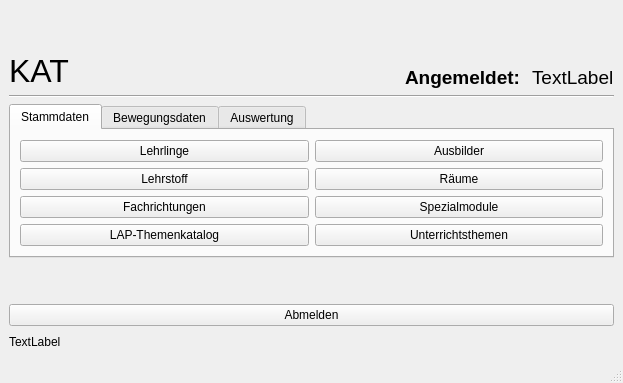
<?xml version="1.0" encoding="UTF-8"?>
<ui version="4.0">
 <class>MainWindow</class>
 <widget class="QMainWindow" name="MainWindow">
  <property name="geometry">
   <rect>
    <x>0</x>
    <y>0</y>
    <width>623</width>
    <height>383</height>
   </rect>
  </property>
  <property name="windowTitle">
   <string>Knapp Apprentice Training</string>
  </property>
  <widget class="QWidget" name="centralwidget">
   <layout class="QGridLayout" name="gridLayout">
    <item row="0" column="0">
     <widget class="QLabel" name="label_5">
      <property name="text">
       <string/>
      </property>
      <property name="pixmap">
       <pixmap>../../_Symbole/UsedSymbols/Knapp_Logo.png</pixmap>
      </property>
     </widget>
    </item>
    <item row="7" column="0" colspan="5">
     <widget class="QLabel" name="lab_INFO">
      <property name="maximumSize">
       <size>
        <width>16777215</width>
        <height>20</height>
       </size>
      </property>
      <property name="text">
       <string>TextLabel</string>
      </property>
     </widget>
    </item>
    <item row="5" column="0">
     <spacer name="verticalSpacer">
      <property name="orientation">
       <enum>Qt::Vertical</enum>
      </property>
      <property name="sizeType">
       <enum>QSizePolicy::Maximum</enum>
      </property>
      <property name="sizeHint" stdset="0">
       <size>
        <width>20</width>
        <height>40</height>
       </size>
      </property>
     </spacer>
    </item>
    <item row="1" column="1">
     <spacer name="horizontalSpacer">
      <property name="orientation">
       <enum>Qt::Horizontal</enum>
      </property>
      <property name="sizeHint" stdset="0">
       <size>
        <width>40</width>
        <height>20</height>
       </size>
      </property>
     </spacer>
    </item>
    <item row="6" column="0" colspan="5">
     <widget class="QPushButton" name="pushButton_abmelden">
      <property name="text">
       <string>Abmelden</string>
      </property>
      <property name="icon">
       <iconset>
        <normaloff>../../_Symbole/Icons/computer/log_out.ico</normaloff>../../_Symbole/Icons/computer/log_out.ico</iconset>
      </property>
     </widget>
    </item>
    <item row="1" column="4">
     <widget class="QLabel" name="label_eingeloggt_als">
      <property name="maximumSize">
       <size>
        <width>16777215</width>
        <height>37</height>
       </size>
      </property>
      <property name="font">
       <font>
        <pointsize>14</pointsize>
       </font>
      </property>
      <property name="text">
       <string>TextLabel</string>
      </property>
      <property name="alignment">
       <set>Qt::AlignBottom|Qt::AlignLeading|Qt::AlignLeft</set>
      </property>
     </widget>
    </item>
    <item row="2" column="0" colspan="5">
     <widget class="Line" name="line_2">
      <property name="orientation">
       <enum>Qt::Horizontal</enum>
      </property>
     </widget>
    </item>
    <item row="1" column="0">
     <widget class="QLabel" name="label">
      <property name="font">
       <font>
        <family>MS Shell Dlg 2</family>
        <pointsize>24</pointsize>
        <weight>50</weight>
        <italic>false</italic>
        <bold>false</bold>
       </font>
      </property>
      <property name="styleSheet">
       <string notr="true">font: 24pt &quot;MS Shell Dlg 2&quot;;</string>
      </property>
      <property name="text">
       <string>KAT</string>
      </property>
     </widget>
    </item>
    <item row="1" column="2">
     <widget class="QLabel" name="label_2">
      <property name="maximumSize">
       <size>
        <width>16777215</width>
        <height>50</height>
       </size>
      </property>
      <property name="font">
       <font>
        <pointsize>14</pointsize>
        <weight>75</weight>
        <bold>true</bold>
       </font>
      </property>
      <property name="text">
       <string>Angemeldet:</string>
      </property>
      <property name="alignment">
       <set>Qt::AlignBottom|Qt::AlignLeading|Qt::AlignLeft</set>
      </property>
     </widget>
    </item>
    <item row="3" column="0" rowspan="2" colspan="5">
     <widget class="QTabWidget" name="tabWidget">
      <property name="layoutDirection">
       <enum>Qt::LeftToRight</enum>
      </property>
      <property name="currentIndex">
       <number>0</number>
      </property>
      <widget class="QWidget" name="tab_3">
       <attribute name="icon">
        <iconset>
         <normaloff>../../_Symbole/Icons/misc/data.ico</normaloff>../../_Symbole/Icons/misc/data.ico</iconset>
       </attribute>
       <attribute name="title">
        <string>Stammdaten</string>
       </attribute>
       <layout class="QGridLayout" name="gridLayout_2">
        <item row="0" column="0">
         <layout class="QVBoxLayout" name="verticalLayout">
          <item>
           <layout class="QHBoxLayout" name="horizontalLayout_3">
            <item>
             <widget class="QPushButton" name="pushButton_lehrlinge">
              <property name="text">
               <string>Lehrlinge</string>
              </property>
              <property name="icon">
               <iconset>
                <normaloff>../../_Symbole/Icons/misc/MISC28.ICO</normaloff>../../_Symbole/Icons/misc/MISC28.ICO</iconset>
              </property>
             </widget>
            </item>
            <item>
             <widget class="QPushButton" name="pushButton_ausbilder">
              <property name="text">
               <string>Ausbilder</string>
              </property>
              <property name="icon">
               <iconset>
                <normaloff>../../_Symbole/Icons/misc/trainer.ICO</normaloff>../../_Symbole/Icons/misc/trainer.ICO</iconset>
              </property>
             </widget>
            </item>
           </layout>
          </item>
          <item>
           <layout class="QHBoxLayout" name="horizontalLayout_4">
            <item>
             <widget class="QPushButton" name="pushButton_lehrstoff">
              <property name="text">
               <string>Lehrstoff</string>
              </property>
              <property name="icon">
               <iconset>
                <normaloff>../../_Symbole/Icons/misc/MISC100.ICO</normaloff>../../_Symbole/Icons/misc/MISC100.ICO</iconset>
              </property>
             </widget>
            </item>
            <item>
             <widget class="QPushButton" name="pushButton_raeume">
              <property name="text">
               <string>Räume</string>
              </property>
              <property name="icon">
               <iconset>
                <normaloff>../../_Symbole/Icons/misc/place.ico</normaloff>../../_Symbole/Icons/misc/place.ico</iconset>
              </property>
             </widget>
            </item>
           </layout>
          </item>
          <item>
           <layout class="QHBoxLayout" name="horizontalLayout_2">
            <item>
             <widget class="QPushButton" name="pushButton_lehrberufe">
              <property name="text">
               <string>Fachrichtungen</string>
              </property>
              <property name="icon">
               <iconset>
                <normaloff>../../_Symbole/Icons/misc/training.ico</normaloff>../../_Symbole/Icons/misc/training.ico</iconset>
              </property>
             </widget>
            </item>
            <item>
             <widget class="QPushButton" name="pushButton_spezialmodule">
              <property name="text">
               <string>Spezialmodule</string>
              </property>
              <property name="icon">
               <iconset>
                <normaloff>../../_Symbole/Icons/misc/folder.ico</normaloff>../../_Symbole/Icons/misc/folder.ico</iconset>
              </property>
             </widget>
            </item>
           </layout>
          </item>
          <item>
           <layout class="QHBoxLayout" name="horizontalLayout_6">
            <item>
             <widget class="QPushButton" name="pushButton_LAP_Themenkatalog">
              <property name="minimumSize">
               <size>
                <width>0</width>
                <height>0</height>
               </size>
              </property>
              <property name="maximumSize">
               <size>
                <width>16777215</width>
                <height>24</height>
               </size>
              </property>
              <property name="text">
               <string>LAP-Themenkatalog</string>
              </property>
              <property name="icon">
               <iconset>
                <normaloff>../../_Symbole/UsedSymbols/2020-12-01 14_02_39-WIKA_OO1.jpg (590×182).ico</normaloff>../../_Symbole/UsedSymbols/2020-12-01 14_02_39-WIKA_OO1.jpg (590×182).ico</iconset>
              </property>
              <property name="iconSize">
               <size>
                <width>40</width>
                <height>40</height>
               </size>
              </property>
             </widget>
            </item>
            <item>
             <widget class="QPushButton" name="pushButton">
              <property name="text">
               <string>Unterrichtsthemen</string>
              </property>
              <property name="icon">
               <iconset>
                <normaloff>../../_Symbole/UsedSymbols/coordinated_assessment_documents_report_icon_148377.ico</normaloff>../../_Symbole/UsedSymbols/coordinated_assessment_documents_report_icon_148377.ico</iconset>
              </property>
             </widget>
            </item>
           </layout>
          </item>
         </layout>
        </item>
       </layout>
      </widget>
      <widget class="QWidget" name="tab_4">
       <attribute name="icon">
        <iconset>
         <normaloff>../../_Symbole/Icons/misc/share_analytics.ico</normaloff>../../_Symbole/Icons/misc/share_analytics.ico</iconset>
       </attribute>
       <attribute name="title">
        <string>Bewegungsdaten</string>
       </attribute>
       <widget class="QWidget" name="layoutWidget">
        <property name="geometry">
         <rect>
          <x>10</x>
          <y>10</y>
          <width>551</width>
          <height>121</height>
         </rect>
        </property>
        <layout class="QVBoxLayout" name="verticalLayout_2">
         <item>
          <layout class="QHBoxLayout" name="horizontalLayout_5">
           <item>
            <widget class="QPushButton" name="pushButton_Wochen_U">
             <property name="text">
              <string>Wochen-Unterricht</string>
             </property>
             <property name="icon">
              <iconset>
               <normaloff>../../_Symbole/UsedSymbols/education_cap_icon_157723.ico</normaloff>../../_Symbole/UsedSymbols/education_cap_icon_157723.ico</iconset>
             </property>
            </widget>
           </item>
           <item>
            <widget class="QLabel" name="label_3">
             <property name="text">
              <string/>
             </property>
            </widget>
           </item>
          </layout>
         </item>
         <item>
          <layout class="QHBoxLayout" name="horizontalLayout_7"/>
         </item>
         <item>
          <layout class="QHBoxLayout" name="horizontalLayout_8"/>
         </item>
        </layout>
       </widget>
      </widget>
      <widget class="QWidget" name="tab_5">
       <attribute name="icon">
        <iconset>
         <normaloff>../../_Symbole/Icons/misc/assessment.ico</normaloff>../../_Symbole/Icons/misc/assessment.ico</iconset>
       </attribute>
       <attribute name="title">
        <string>Auswertung</string>
       </attribute>
      </widget>
     </widget>
    </item>
   </layout>
  </widget>
  <widget class="QStatusBar" name="statusbar"/>
 </widget>
 <resources/>
 <connections/>
</ui>
